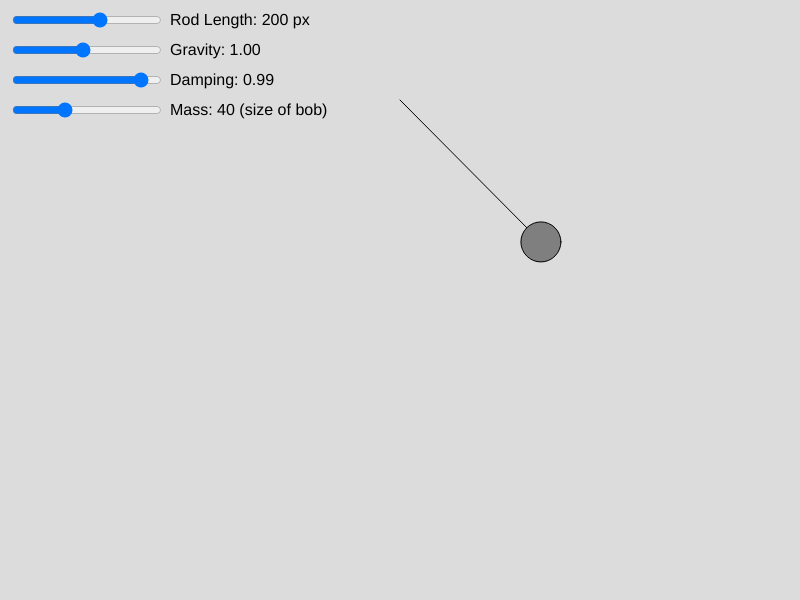
Frame 1 (no input)
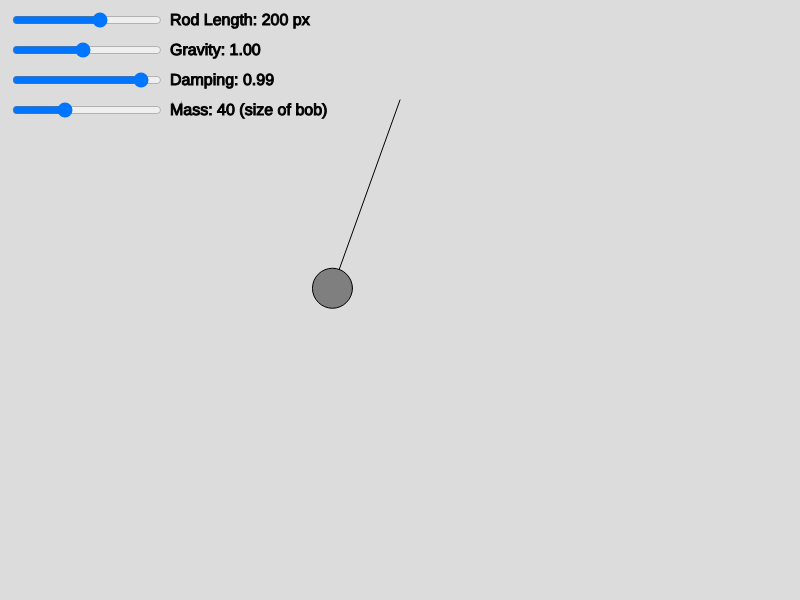
Frame 60 (no input)
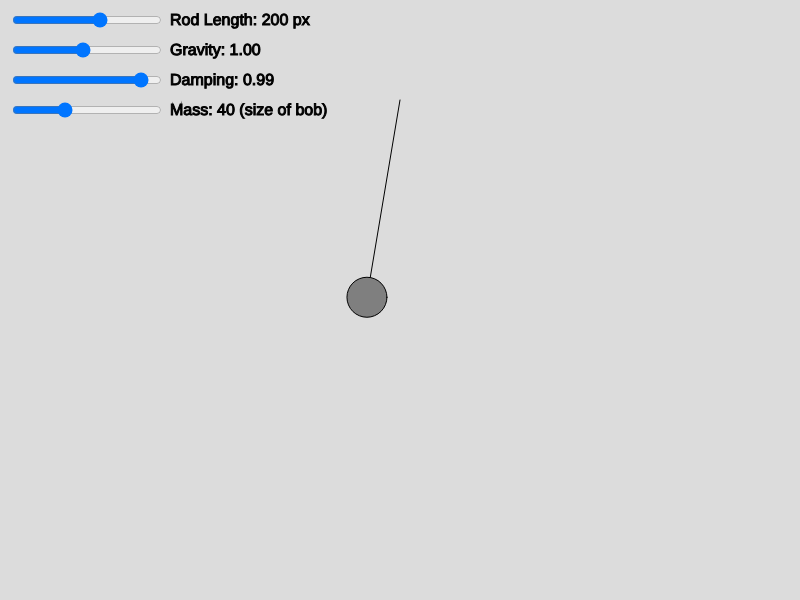
Frame 120 (the mouse pressed at the canvas centre since frame 60)

The p5.js sketch that drew these frames (run headless with seeded random() and noise() and a simulated clock; from frame 60 on, the mouse is pressed at the canvas centre):

// p5.js sketch
// ── sketch.js
let pendulum;
let lengthSlider;
let gravitySlider;
let massSlider;
let dampingSlider;

function setup() {
  createCanvas(800, 600);

  // Create sliders
  lengthSlider = createSlider(50, 300, 200, 1); // Length slider
  lengthSlider.position(10, 10);
  lengthSlider.style('width', '150px');

  gravitySlider = createSlider(0.1, 2, 1, 0.01); // Gravity slider
  gravitySlider.position(10, 40);
  gravitySlider.style('width', '150px');

  dampingSlider = createSlider(0.9, 1, 0.99, 0.01); // Damping slider
  dampingSlider.position(10, 70);
  dampingSlider.style('width', '150px');

  massSlider = createSlider(10, 100, 40, 1); // Mass slider
  massSlider.position(10, 100);
  massSlider.style('width', '150px');

  // Initialize the pendulum
  pendulum = new Pendulum(width / 2, 100, lengthSlider.value(), massSlider.value());
}

function draw() {
  background(220);

  // Update pendulum properties based on slider values
  pendulum.length = lengthSlider.value();
  pendulum.gravity = gravitySlider.value();
  pendulum.damping = dampingSlider.value();
  pendulum.mass = massSlider.value();

  // Display the current slider values
  fill(0);
  textSize(16);
  text('Rod Length: ' + lengthSlider.value() + ' px', 170, 25);
  text('Gravity: ' + gravitySlider.value().toFixed(2), 170, 55);
  text('Damping: ' + dampingSlider.value().toFixed(2), 170, 85);
  text('Mass: ' + massSlider.value() + ' (size of bob)', 170, 115);

  // Update and display the pendulum
  pendulum.update();
  pendulum.display();
}

// Pendulum class definition
class Pendulum {
  constructor(x, y, length, mass) {
    this.origin = createVector(x, y); // Origin point of the pendulum (top of the rod)
    this.length = length; // Length of the rod (this will be modified by the slider)
    this.mass = mass; // Mass of the pendulum bob (only affects visual size)
    this.angle = PI / 4; // Initial angle (45 degrees)
    this.angularVelocity = 0; // Initial angular velocity
    this.angularAcceleration = 0; // Initial angular acceleration
    this.gravity = 1; // Gravity (this will be modified by the slider)
    this.damping = 0.99; // Damping factor (this will be modified by the slider)
  }

  update() {
    // Calculate the angular acceleration based on the current angle and gravity
    this.angularAcceleration = (-1 * this.gravity / this.length) * sin(this.angle);

    // Update angular velocity and angle
    this.angularVelocity += this.angularAcceleration;
    this.angle += this.angularVelocity;

    // Apply damping to the angular velocity
    this.angularVelocity *= this.damping;
  }

  display() {
    // Calculate the position of the pendulum bob
    let x = this.origin.x + this.length * sin(this.angle);
    let y = this.origin.y + this.length * cos(this.angle);

    // Draw the rod
    stroke(0);
    line(this.origin.x, this.origin.y, x, y);

    // Draw the pendulum bob with size based on mass
    fill(127);
    ellipse(x, y, this.mass, this.mass);
  }
}
